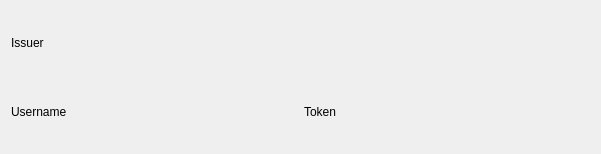
<?xml version="1.0" encoding="UTF-8"?>
<ui version="4.0">
 <class>customEntry</class>
 <widget class="QWidget" name="customEntry">
  <property name="geometry">
   <rect>
    <x>0</x>
    <y>0</y>
    <width>601</width>
    <height>154</height>
   </rect>
  </property>
  <property name="windowTitle">
   <string>Form</string>
  </property>
  <layout class="QGridLayout" name="gridLayout">
   <item row="1" column="0">
    <widget class="QLabel" name="usernameLabel">
     <property name="text">
      <string>Username</string>
     </property>
    </widget>
   </item>
   <item row="1" column="1">
    <widget class="QLabel" name="tokenLabel">
     <property name="text">
      <string>Token</string>
     </property>
    </widget>
   </item>
   <item row="0" column="0" colspan="2">
    <widget class="QLabel" name="issuerLabel">
     <property name="text">
      <string>Issuer</string>
     </property>
    </widget>
   </item>
  </layout>
 </widget>
 <resources/>
 <connections/>
</ui>
